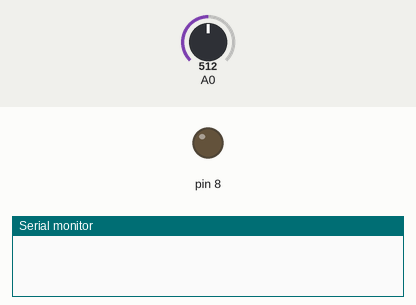
A sketch run on a simulated Arduino Uno, built with avr-gcc and run on an emulated ATmega328P. On the bench: output pins drawn as LEDs (lit = HIGH), the last lines printed to the serial monitor. Inputs (shaded band) come from the test bench; at power-on: A0 = 512.

Above: at 0.1 s.
At 2.1 s:
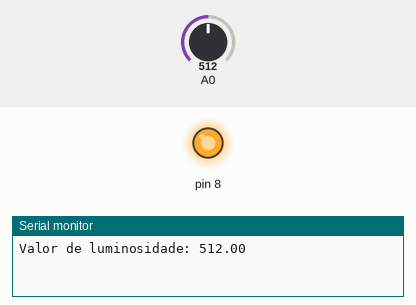
Timing chart, 0 to 3.6 s (numbered marks = the images above):
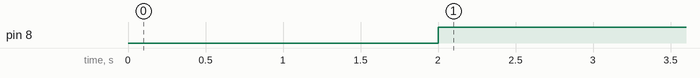

The sketch:

Luminosidade.ino
```cpp
void setup() {
  // put your setup code here, to run once:
  Serial.begin(9600);
   pinMode(8,OUTPUT);
  delay(1000);

}

void loop() {
 float valorLido = analogRead(0);
  delay(1000);
if(valorLido<700)
{digitalWrite(8,1);}
else{digitalWrite(8,0);}
    float luminosidade = valorLido;
    Serial.print("Valor de luminosidade: ");
    Serial.println(luminosidade);
}
```

Measured:
- by itself, pin 8: LOW → HIGH at 2.0 s
